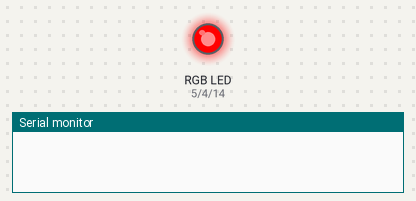
The sketch below on a simulated Arduino Uno, built with avr-gcc and run on an emulated ATmega328P. Parts: an RGB LED mixed from three pins (HIGH = lit), the last lines printed to the serial monitor.

Above: at 0.5 s.
At 3.0 s:
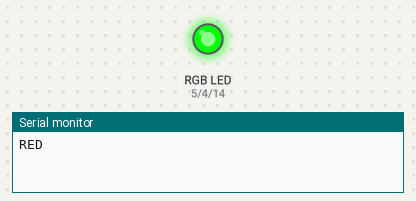
At 5.5 s:
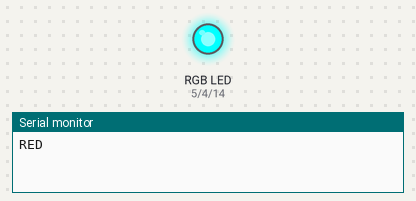
At 8.0 s:
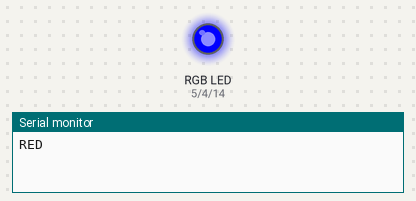
At 10.5 s:
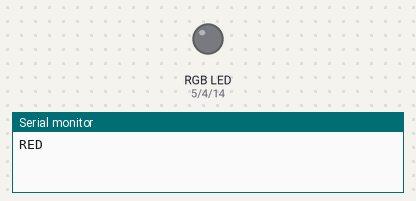
Timing chart, 0 to 15.6 s (numbered marks = the images above):
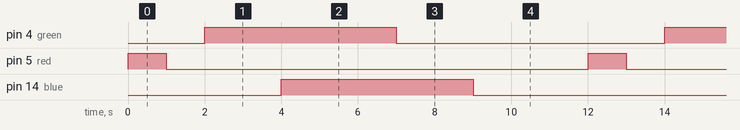

The sketch:

RGB_Light.ino
```cpp
const int red= 5;
const int green= 4;
const int blue =14;


void setup() {
  // put your setup code here, to run once:
pinMode(red,OUTPUT);
pinMode(green,OUTPUT);
pinMode(blue,OUTPUT);
digitalWrite(red,LOW);
digitalWrite(green,LOW);
digitalWrite(blue,LOW);
Serial.begin(9600);

}

void loop() {
  // put your main code here, to run repeatedly:
digitalWrite(red,HIGH);
delay(1000);
Serial.print("RED");
digitalWrite(red,LOW);
delay(1000);
digitalWrite(green,HIGH);
delay(2000);
digitalWrite(blue,HIGH);
delay(3000);
digitalWrite(green,LOW);
delay(2000);
digitalWrite(blue,LOW);
delay(3000);

}
```

Measured:
- by itself, pin 4 (green), pin 14 (blue): alternates HIGH for 5.0 s and LOW for 7.0 s
- by itself, pin 5 (red): alternates HIGH for 1.0 s and LOW for 11.0 s
- by itself, everything shown: repeats every 12.0 s, in 6 steps
